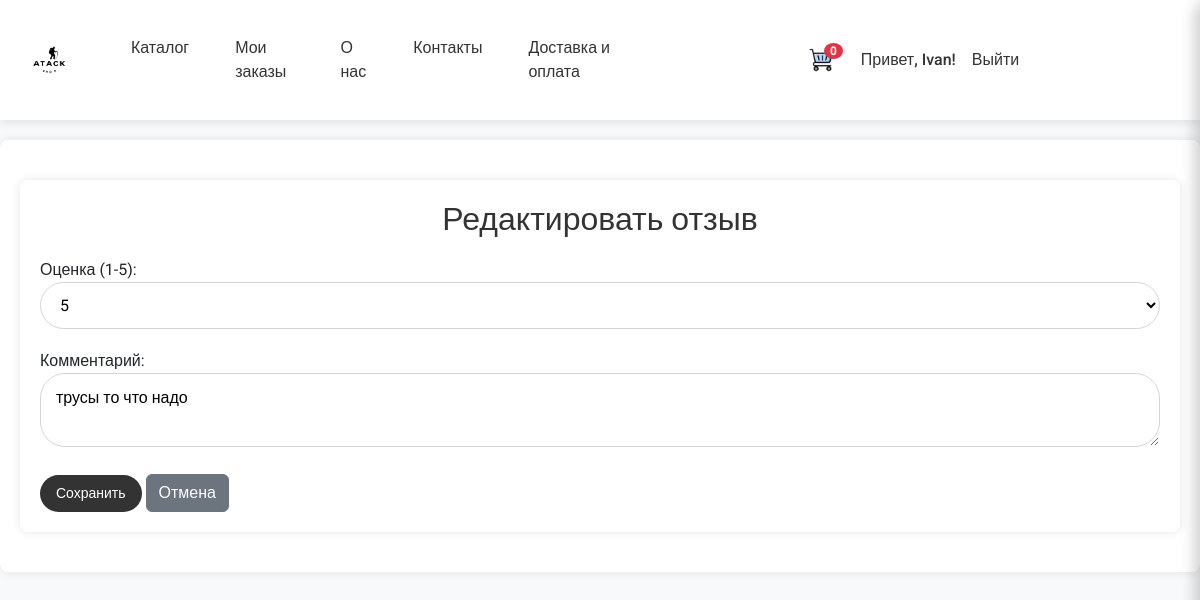
Before: /review/edit/1/ (signed in) with the older database file.
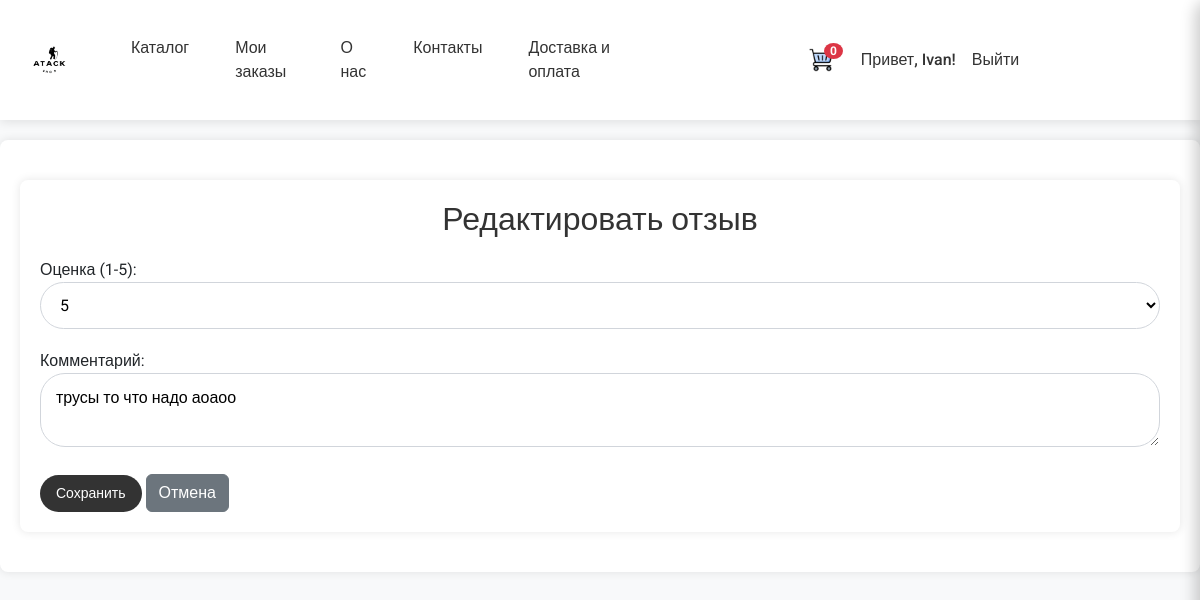
After: the same page with the newer database file.
### store/models.py (models this page shows, shortened)
class Review(models.Model):
    product = models.ForeignKey(Product, on_delete=models.CASCADE, related_name='reviews')
    user = models.ForeignKey(User, on_delete=models.CASCADE)
    rating = models.IntegerField(validators=[MinValueValidator(1), MaxValueValidator(5)])  # Оценка от 1 до 5
    comment = models.TextField()
    created_at = models.DateTimeField(auto_now_add=True)
    class Meta:
        unique_together = ('product', 'user')  # Один пользователь может оставить только один отзыв на товар

### store/views.py (the view, shortened to what this page needs)
# urls.py: path('review/edit/<int:review_id>/', views.edit_review, name='edit_review'),
@login_required
def edit_review(request, review_id):
    review = get_object_or_404(Review, id=review_id, user=request.user)
    return render(request, 'edit_review.html', {'review': review})

### templates/edit_review.html (shortened to what this page needs)
{% extends 'base.html' %}
{% load static %}
{% block content %}
    <div class="container">
        <h2>Редактировать отзыв</h2>
        <form method="post">
            <div class="form-group">
                <label for="rating">Оценка (1-5):</label>
                <select name="rating" id="rating" required>
                    {% for i in "12345" %}
                        <option value="{{ i }}" {% if review.rating == i|add:0 %}selected{% endif %}>{{ i }}</option>
                    {% endfor %}
                </select>
            </div>
            <div class="form-group">
                <label for="comment">Комментарий:</label>
                <textarea name="comment" id="comment" required>{{ review.comment }}</textarea>
            </div>
            <button type="submit" class="btn btn-primary">Сохранить</button>
            <a href="{% url 'product_detail' review.product.id %}" class="btn btn-secondary">Отмена</a>
        </form>
    </div>
{% endblock %}

Changed rows visible on the page:
changed Review: comment "трусы то что надо" → "трусы то что надо аоаоо"
